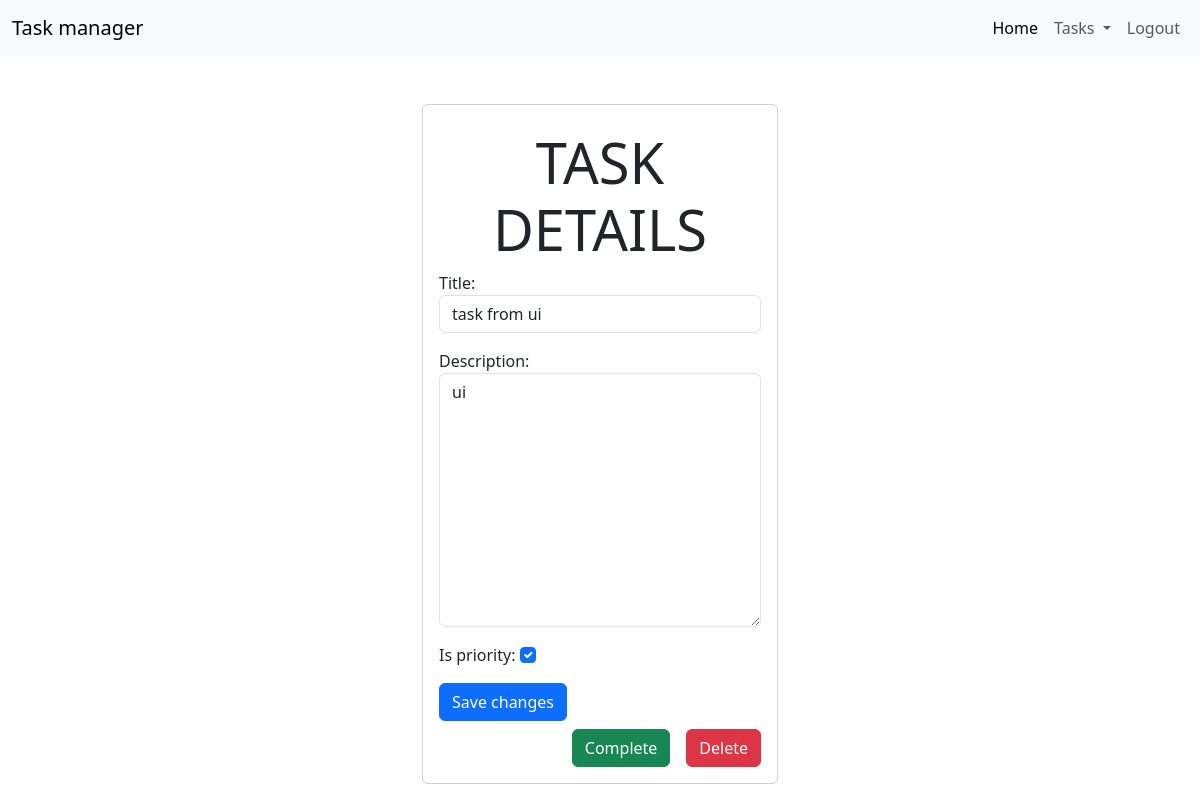
The app's page /tasks/detail/2 (signed in) with its own data.
### tasks/models.py (models this page shows, shortened)
class Task(models.Model):
    title = models.CharField(max_length=100)
    description = models.TextField(blank=True)
    created_on = models.DateTimeField(auto_now_add=True)
    datecompleted = models.DateTimeField(null=True, blank=True)
    is_priority = models.BooleanField(default=False)
    user = models.ForeignKey(User, on_delete=models.CASCADE)

### tasks/views.py (the view, shortened to what this page needs)
# urls.py: path('tasks/detail/<int:task_id>', views.detail_task, name='detail_task'),
@login_required
def detail_task(request, task_id):
    if request.method == "GET":
        task = get_object_or_404(Task, pk=task_id, user=request.user)
        form = CreateTaskForm(instance=task)
        return render(request, "task_detail.html", {"task": task, "form": form})

### tasks/forms.py
class CreateTaskForm(forms.ModelForm):
    class Meta:
        model = Task
        fields = ['title', 'description', 'is_priority']
        widgets = {
            'title': forms.TextInput(attrs={'class': 'form-control', 'placeholder': 'Enter task title'}),
            'description': forms.Textarea(attrs={'class': 'form-control', 'placeholder': 'Enter task description'}),
            'is_priority': forms.CheckboxInput(attrs={'class': 'form-check-input'})
        }

### tasks/templates/task_detail.html (shortened to what this page needs)
{% extends 'layout.html' %} {% block content %}
<div class="row">
  <div class="col-md-4 offset-md-4">
    <div class="card card-body">
      <form method="POST" class="mt-2">
        <h1 class="display-4 text-center">TASK DETAILS</h1>
        {% csrf_token %} {{form.as_p}}
        <button class="btn btn-primary">Save changes</button>
      </form>
      <div class="d-flex justify-content-end mt-2 gap-3">
      <form action="{%url 'complete_task' task.id%}" method="POST">
        <button class="btn btn-success">Complete</button>
      </form>
      <form action="{%url 'delete_task' task.id%}" method="POST">
        <button class="btn btn-danger">Delete</button>
      </form>
    </div>
    </div>
  </div>
</div>
{% endblock %}

### tasks/static/styles/style.css (style rules this page uses)
body { min-width: 420px; }

### records on screen
Task: title "task from ui", description "ui", is_priority "☑"
